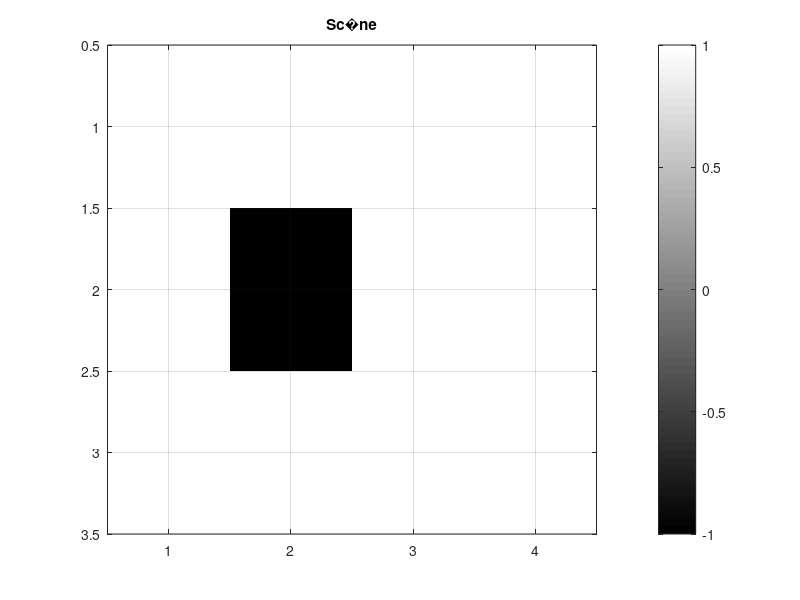

This chart was generated by the following MATLAB code: (Note: this script raises an error after producing the figure.)
clear all, close all, clc,

%% Creation du scenario

% dimensions de la grille
RowMax = 3; % nombre de lignes
ColMax = 4; % nombre de colonnes
nbr = RowMax*ColMax; % nombre de cases/noeuds

% cr�ation de la grille
Plan = ones(RowMax,ColMax);

% association d'un num�ro � chaque case
Map_plan2node = reshape((1:nbr),RowMax,ColMax);

% positionnement des obstacles
Plan(2,2) = -1;

% affichage de la grille
figure(1), imagesc(Plan), colormap gray, colorbar, axis square, grid on, title('Sc�ne');


%% D�finition des r�compenses

R = -0.04*ones(RowMax,ColMax); % cases standards
R(1,4) = 1; % case objectif
R(2,4) = -1; % cas � �viter

% affichage des r�compenses
AfficheRecompences(R,Map_plan2node);


%% D�finition de la fonction de transition d'�tat

% d�finition des actions possible
N = 1; W = 2; S = 3; E = 4;
A = [N,W,S,E];

% probabilit� de r�sultat � chaque action
forward = 0.8; right = 0.1 ; left = 0.1; back = 0;

% fonction de transition d'�tat
T = zeros(nbr,length(A),nbr); % T(s,a,s') initilis�e � 0
voisins_cons = cell(12,1);

for i=1:nbr % for chaque case
    
    [RowPos,ColPos] = find(Map_plan2node==i); % position de la case dans la grille
    
    if Plan(RowPos,ColPos)==1  % si la case n'est pas un obstacle
        
        % gestion des cases en bordure de la grille
        ligneHaut = -1; ligneBas = 1;colGauche = -1; colDroite = 1;
        if RowPos == 1 ;
            ligneHaut = 0; % pas de voisin au dessus
        end
        if RowPos == RowMax;
            ligneBas = 0;  % pas de voisin en dessous
        end
        if ColPos == 1;
            colGauche = 0;  % pas de voisin � gauche
        end
        if ColPos == ColMax
            colDroite = 0; % pas de voisin � droite
        end
        
        % d�termination des num�ros des voisins
        Voisins(1) = Map_plan2node(RowPos+ligneHaut,ColPos); % N
        Voisins(2) = Map_plan2node(RowPos,ColPos+colGauche); % W
        Voisins(3) = Map_plan2node(RowPos+ligneBas,ColPos);  % S
        Voisins(4) = Map_plan2node(RowPos,ColPos+colDroite); % E
        
        % recherche d'obstacle dans les voisins
        DirObst=find(Plan(Voisins)==-1); % voisins qui sont des obstacles
        Voisins(DirObst)=i;  % le robot ne bouge pas s'il se heurte � un obstacle
        
        voisins_cons{i} = [Voisins(1),Voisins(2),Voisins(3),Voisins(4)];
        
        % probabilit�s des r�sultats des actions
        % action : N
        T(i,A(1),Voisins(1)) = T(i,A(1),Voisins(1))+forward;
        T(i,A(1),Voisins(2)) = T(i,A(1),Voisins(2))+left;
        T(i,A(1),Voisins(3)) = T(i,A(1),Voisins(3))+back;
        T(i,A(1),Voisins(4)) = T(i,A(1),Voisins(4))+right;
        % action : W
        T(i,A(2),Voisins(1)) = T(i,A(2),Voisins(1))+right;
        T(i,A(2),Voisins(2)) = T(i,A(2),Voisins(2))+forward;
        T(i,A(2),Voisins(3)) = T(i,A(2),Voisins(3))+left;
        T(i,A(2),Voisins(4)) = T(i,A(2),Voisins(4))+back;
        % action : S
        T(i,A(3),Voisins(1)) = T(i,A(3),Voisins(1))+back;
        T(i,A(3),Voisins(2)) = T(i,A(3),Voisins(2))+right;
        T(i,A(3),Voisins(3)) = T(i,A(3),Voisins(3))+forward;
        T(i,A(3),Voisins(4)) = T(i,A(3),Voisins(4))+left;
        % action : E
        T(i,A(4),Voisins(1)) = T(i,A(4),Voisins(1))+left;
        T(i,A(4),Voisins(2)) = T(i,A(4),Voisins(2))+back;
        T(i,A(4),Voisins(3)) = T(i,A(4),Voisins(3))+right;
        T(i,A(4),Voisins(4)) = T(i,A(4),Voisins(4))+forward;
        
    elseif Plan(RowPos,ColPos)==0 % si la case est un objectif
        T(i,A,:)=0;
    else  % si la case est un obstacle
        T(i,A,:)=0;
    end
end
